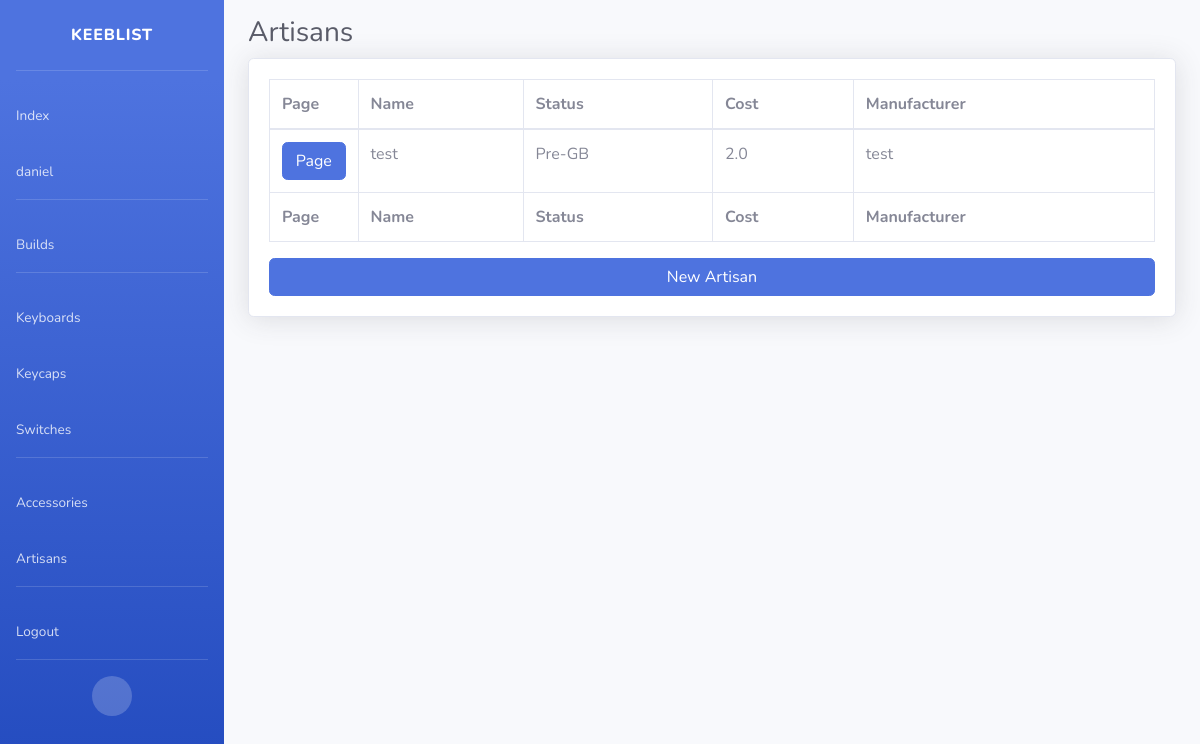
The app's page /app/artisan/ (signed in), older data.
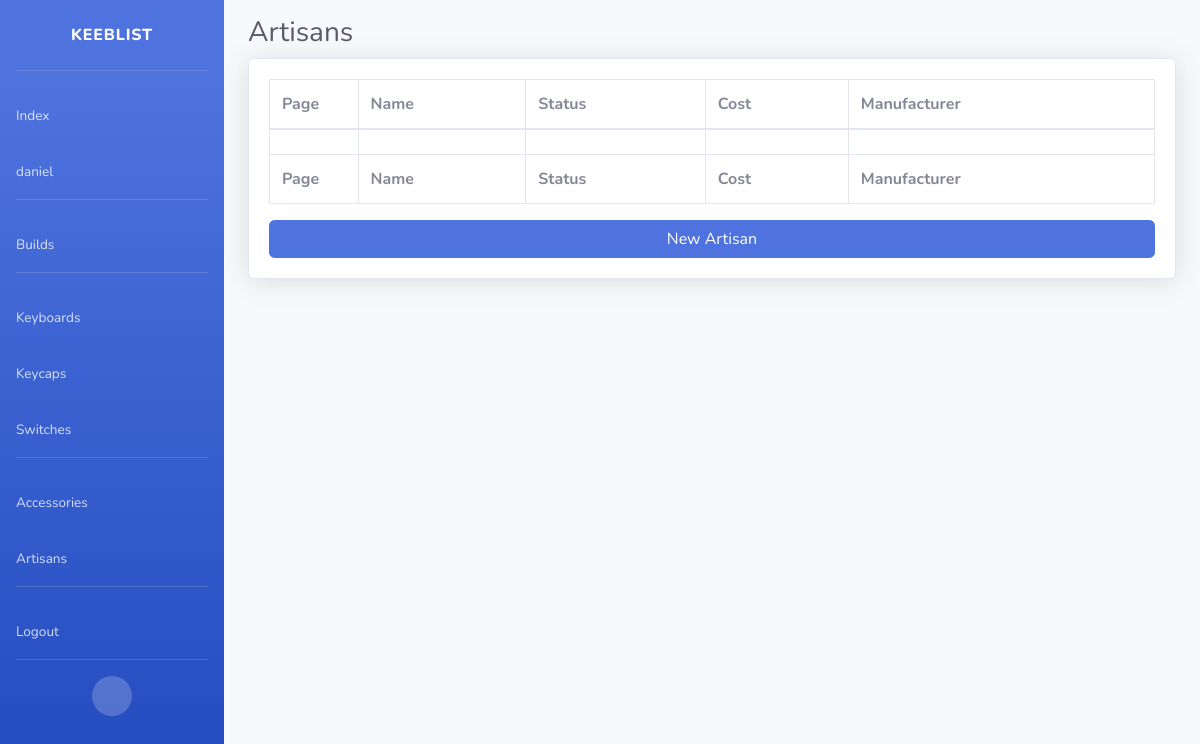
The same page, newer data.
### app/models.py (models this page shows)
class CommonModel(BaseCommonModel):
    status_choices=[
        ("Pre-GB", "Pre-GB"),
        ("Ordered GB", "Ordered GB"),
        ("Ordered In-Stock", "Ordered In-Stock"),
        ("Shipping", "Shipping"),
        ("Present", "Present"),
        ("Sold", "Sold"),
    ]
    status=models.CharField(max_length=255, choices=status_choices)
    cost=models.FloatField()
    aftermarket_seller=models.CharField(max_length=255, blank=True)
    manufacturer=models.CharField(max_length=255)
    sell_price=models.FloatField(null=True, blank=True)
    class Meta:
        abstract = True

class Artisan(CommonModel):
    build=models.ForeignKey(Build, on_delete=models.SET_NULL, blank=True, null=True)
    profile=models.CharField(max_length=255, blank=True)
    def get_absolute_url(self):
        return super().get_absolute_url("artisan")

### app/views.py (the view)
# urls.py: path('artisan/', ArtisanListView.as_view(), name='artisan'),
class ArtisanListView(CommonListView):
    model = Artisan
    template_name = 'models/artisan_list.html'
    context_object_name = 'artisan_list'
    def get_queryset(self):
        return super().get_queryset(Artisan, self.request.user)

### app/models.py (called while the page is built)
    def get_absolute_url(self, model):
        return reverse(f'{model}-detail', kwargs={"slug": self.slug})

### app/views.py (called while the page is built)
    def get_queryset(self, model, user):
        return model.objects.filter(user=user).filter(~Q(status="Sold"))

### templates/app/artisan_list.html (shortened to what this page needs)
{% extends 'base.html' %}
{% load static %}
{% block container_fluid %}
<div class="container-fluid">
    <h1 class="h3 mb-2 text-gray-800">Artisans</h1>
    <div class="card shadow mb-4">
        <div class="card-body">
            <div class="table-responsive">
                <table class="table table-bordered" width="100%" cellspacing="0">
                    <col style="width:10%">
                    <thead>
                        <tr>
                            <th>Page</th>
                            <th>Name</th>
                            <th>Status</th>
                            <th>Cost</th>
                            <th>Manufacturer</th>
                        </tr>
                    </thead>
                    <tfoot>
                        <tr>
                            <th>Page</th>
                            <th>Name</th>
                            <th>Status</th>
                            <th>Cost</th>
                            <th>Manufacturer</th>
                        </tr>
                    </tfoot>
                    <tbody>
                        {% for artisan in object_list %}
                        <tr>
                            <td><a href="{{ artisan.get_absolute_url }}" class="btn btn-primary btn-user btn-block">Page</a></td>
                            <td>{{ artisan.name }}</td>
                            <td>{{ artisan.status }}</td>
                            <td>{{ artisan.cost }}</td>
                            <td>{{ artisan.manufacturer }}</td>
                        </tr>
                        {% empty %}
                        <tr>
                            <td></td>
                            <td></td>
                            <td></td>
                            <td></td>
                            <td></td>
                        </tr>
                        {% endfor %}
                    </tbody>
                </table>
            </div>
            <a href="{% url 'artisan-create' %}" class="btn btn-primary btn-user btn-block">New Artisan</a>
        </div>
    </div>
</div>
{% endblock %}

Row changes from the older to the newer data that the page shows:
removed Artisan: name "test", status "Pre-GB", cost "2.0", manufacturer "test"
